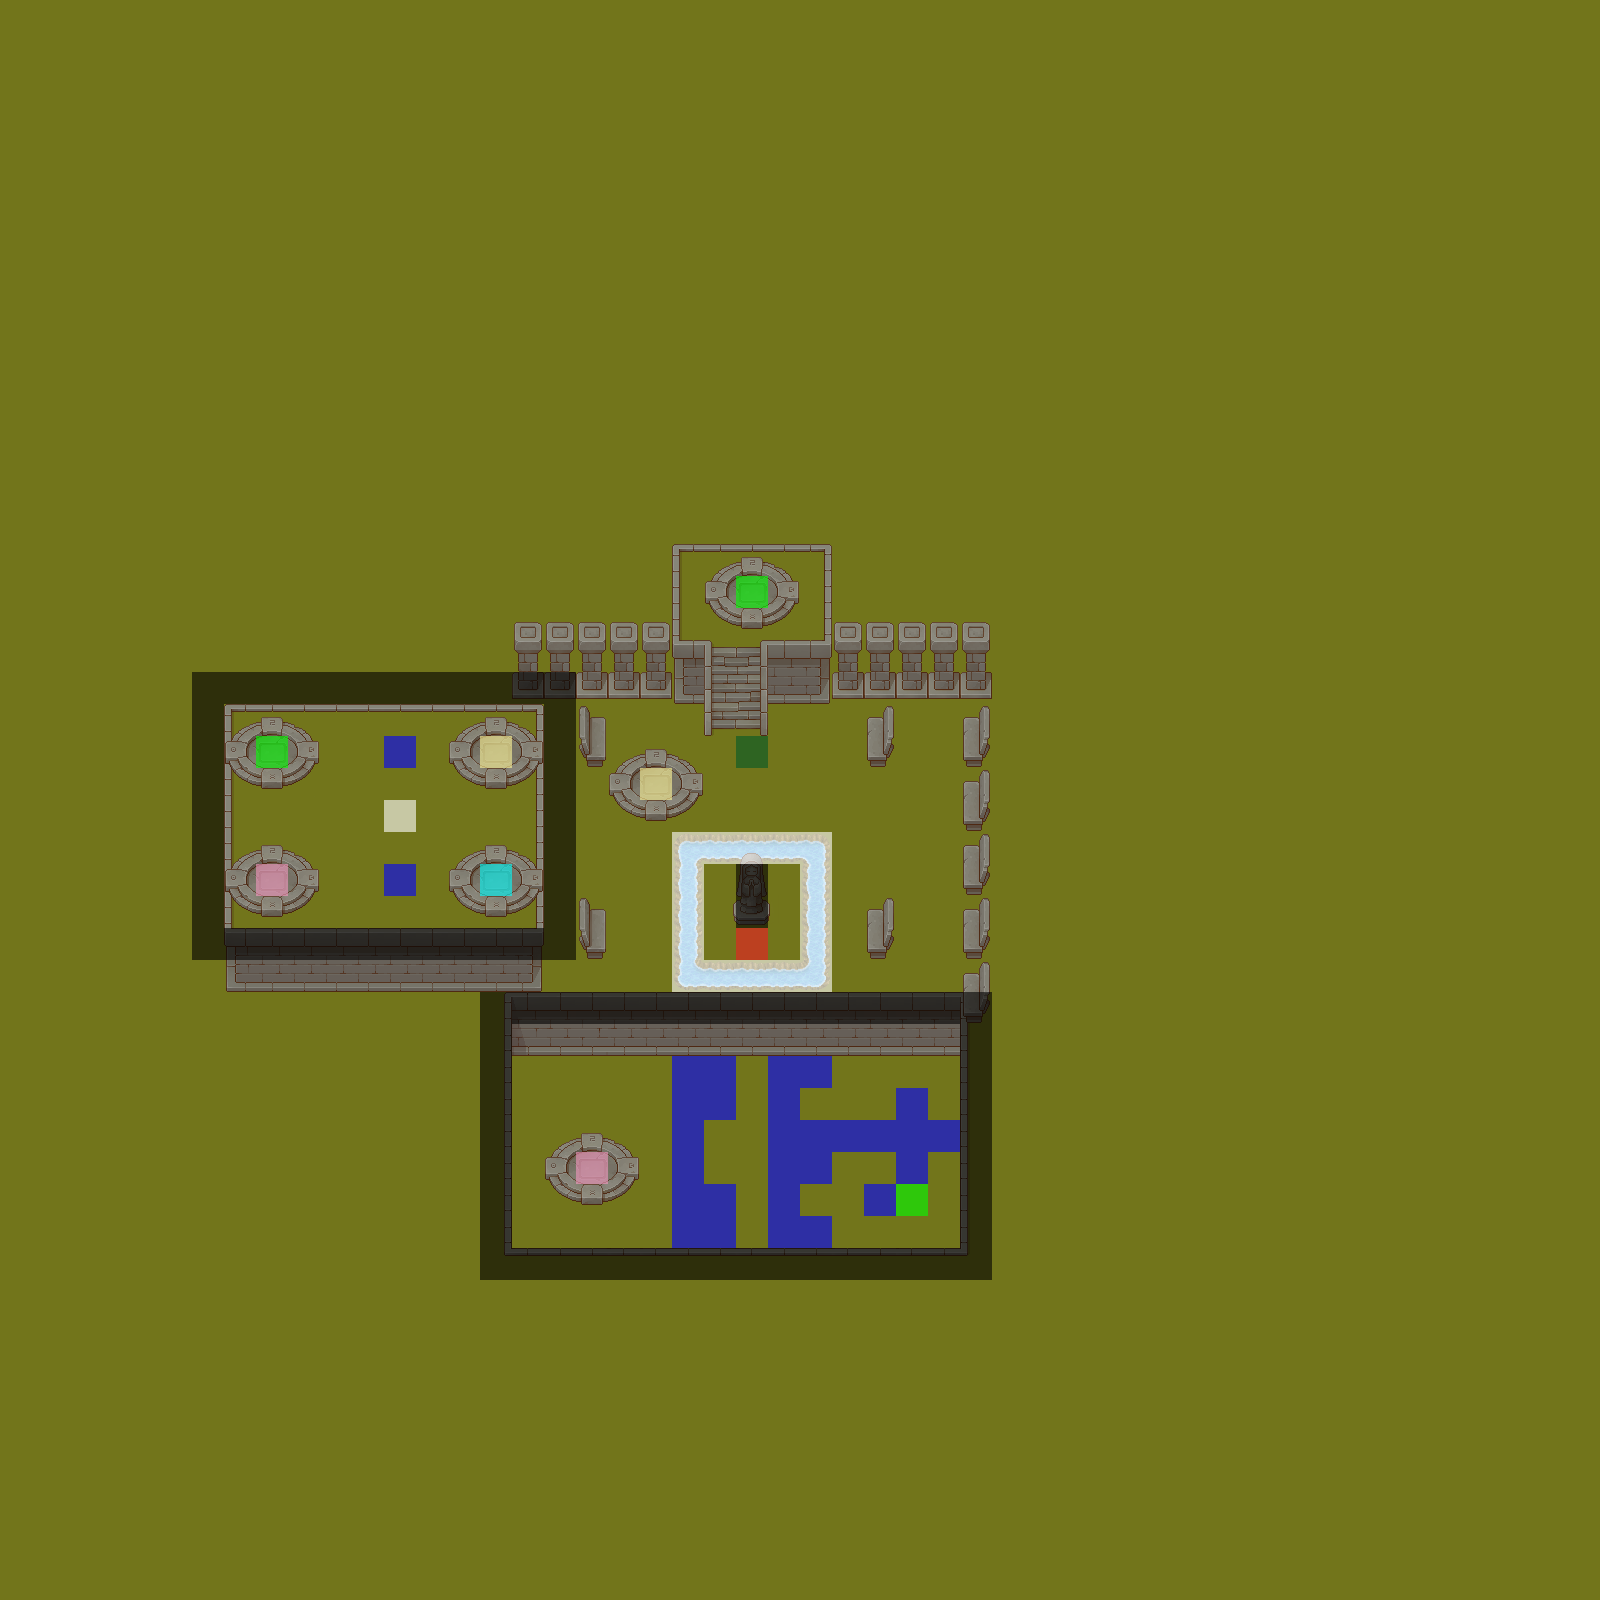

Below is a game level as drawn by its tile map, then a one-line description and the .tmx that defines it (tile-layer data replaced by summaries):
An orthogonal 50x50 tile map with 32x32 px tiles, 13 tile layers (Grass, Wall, Water, Struct, ...), 12 tilesets.

<map version="1.5" tiledversion="1.7.2" orientation="orthogonal" renderorder="right-down" width="50" height="50" tilewidth="32" tileheight="32" infinite="0" nextlayerid="14" nextobjectid="1">
 <editorsettings>
  <export target="4/Stage4.csv" format="csv" />
 </editorsettings>
 <tileset firstgid="1" source="../tsx/TX Tileset Grass.tsx" />
 <tileset firstgid="65" source="../tsx/TX Tileset Wall.tsx" />
 <tileset firstgid="321" source="../tsx/TX Props.tsx" />
 <tileset firstgid="577" source="../tsx/EventFlag.tsx" />
 <tileset firstgid="587" source="../tsx/[A]Water2_pipo.tsx" />
 <tileset firstgid="635" source="../tsx/Flag.tsx" />
 <tileset firstgid="641" source="../tsx/TX Plant.tsx" />
 <tileset firstgid="897" source="../tsx/TX Player.tsx" />
 <tileset firstgid="913" source="../tsx/TX Shadow Plant.tsx" />
 <tileset firstgid="1169" source="../tsx/TX Shadow.tsx" />
 <tileset firstgid="1425" source="../tsx/TX Struct.tsx" />
 <tileset firstgid="1681" source="../tsx/TX Tileset Stone Ground.tsx" />
 <layer id="1" name="Grass" width="50" height="50">
  <data>[2500 cells, 2500 non-empty, 1 distinct tile ids]</data>
 </layer>
 <layer id="9" name="Wall" width="50" height="50">
  <data>[2500 cells, 126 non-empty, 32 distinct tile ids]</data>
 </layer>
 <layer id="7" name="Water" width="50" height="50">
  <data>[2500 cells, 16 non-empty, 6 distinct tile ids]</data>
 </layer>
 <layer id="8" name="Struct" width="50" height="50">
  <data>[2500 cells, 6 non-empty, 6 distinct tile ids]</data>
 </layer>
 <layer id="4" name="Props" width="50" height="50">
  <data>[2500 cells, 87 non-empty, 21 distinct tile ids]</data>
 </layer>
 <layer id="10" name="Player" width="50" height="50">
  <data>[2500 cells, 1 non-empty, 1 distinct tile ids]</data>
 </layer>
 <layer id="2" name="TeleportGate" width="50" height="50">
  <data>[2500 cells, 7 non-empty, 4 distinct tile ids]</data>
 </layer>
 <layer id="13" name="Door" width="50" height="50">
  <data>[2500 cells, 1 non-empty, 1 distinct tile ids]</data>
 </layer>
 <layer id="11" name="Box" width="50" height="50">
  <data>[2500 cells, 29 non-empty, 1 distinct tile ids]</data>
 </layer>
 <layer id="12" name="Goal" width="50" height="50">
  <data>[2500 cells, 34 non-empty, 8 distinct tile ids]</data>
 </layer>
 <layer id="5" name="Key" width="50" height="50">
  <data>[2500 cells, 1 non-empty, 1 distinct tile ids]</data>
 </layer>
 <layer id="3" name="Barrier" width="50" height="50">
  <data>[2500 cells, 86 non-empty, 2 distinct tile ids]</data>
 </layer>
 <layer id="6" name="WaterBarrier" width="50" height="50">
  <data>[2500 cells, 16 non-empty, 1 distinct tile ids]</data>
 </layer>
</map>
